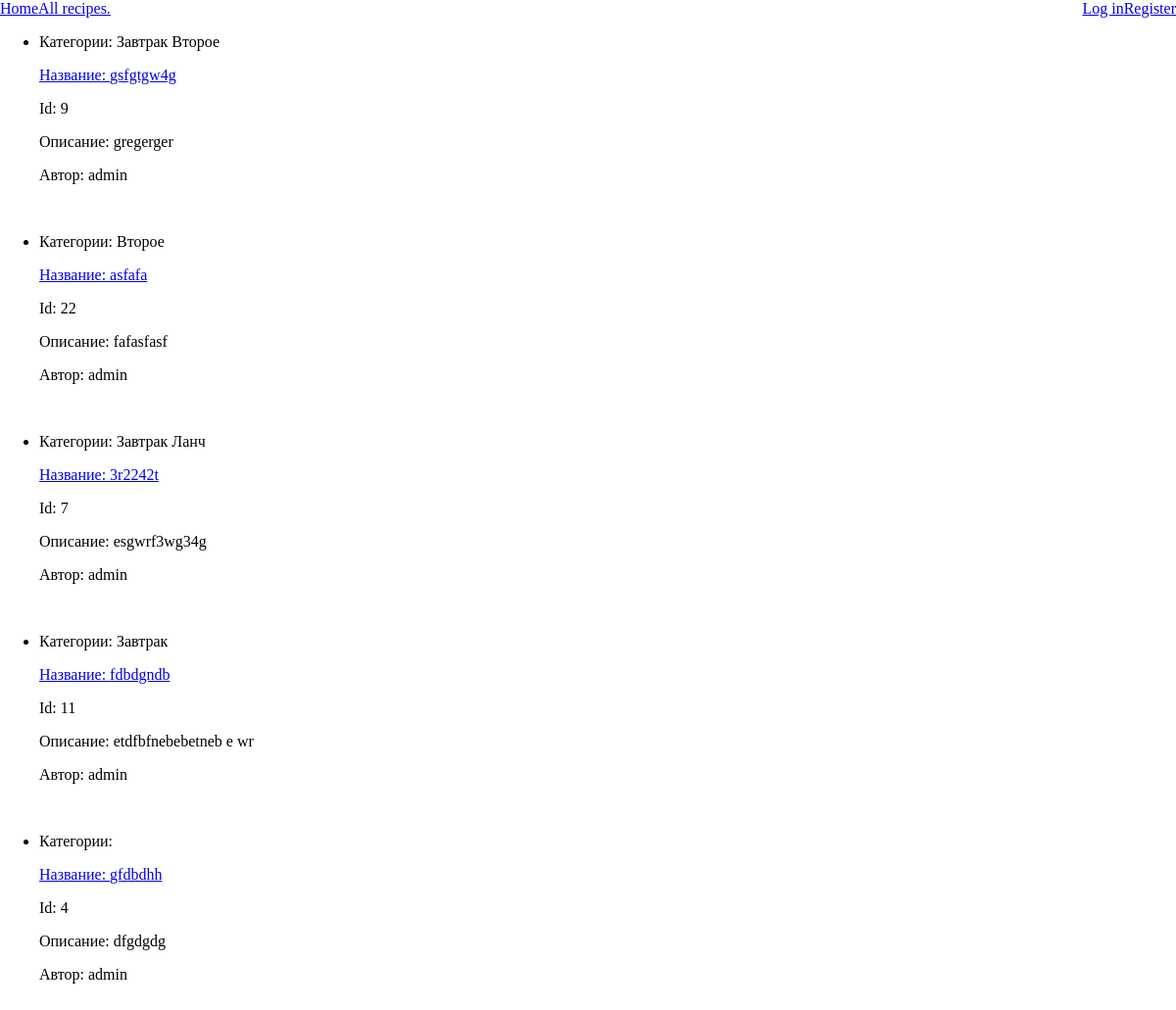
The app's page /recipes/ with its own data.
### recipes/models.py (models this page shows, shortened)
class Recipe(models.Model):
    name = CharField(max_length=40, null=False)
    description = TextField(max_length=2000, null=False, blank=True)
    cooking_steps = IntegerField(default=1)
    cooking_time = IntegerField(default=5)
    image = ImageField(null=True, blank=True)
    author = ForeignKey(User, on_delete=models.CASCADE, related_name='recipe')
    categories = ManyToManyField("Category", related_name='recipes')
    class Meta:
        ordering = ['pk']

class Category(models.Model):
    name = CharField(null=False, max_length=30)
    description = TextField(max_length=200, null=False, blank=True)

### recipes/views.py (the view)
# urls.py: path("", RecipeGeneralView.as_view(), name='index'),
class RecipeGeneralView(ListView):
    queryset = Recipe.objects.select_related('author') \
                   .prefetch_related('categories') \
                   .order_by('?')[:5]
    context_object_name = 'recipes'
    template_name = 'recipes/recipes.html'

### recipes/templates/recipes/recipes.html (shortened to what this page needs)
{% extends "./base.html" %}
{% block body %}
<div>
    {% if recipes %}
    <ul>
        {% for recipe in recipes %}
        <li>
            {% if recipe.categories %}
            <p>
                Категории:
                {% for category in recipe.categories.all %}
                {{ category.name }}
                {% endfor %}
            </p>
            {% endif %}
            <p><a href="{% url 'recipes:recipe_detail' recipe.pk %}">
                Название: {{ recipe.name }}</a></p>
            <p>Id: {{ recipe.pk }}</p>
            <p>Описание: {{ recipe.description }}</p>
            <p>Автор: {{ recipe.author }}</p>
        </li>
        <br>
        {% endfor %}
    </ul>
    {% else %}
    <span>No data here yet.</span>
    {% endif %}
</div>
{% endblock %}

### recipes/templates/recipes/base.html (style rules this page uses)
body, html { margin: 0; padding: 0; font-size: 20 px; }

### records on screen
Recipe: name "gsfgtgw4g", pk "9", description "gregerger", author "admin"
Category: name "Завтрак"
Category: name "Второе"
Recipe: name "asfafa", pk "22", description "fafasfasf", author "admin"
Recipe: name "3r2242t", pk "7", description "esgwrf3wg34g", author "admin"
Category: name "Ланч"
Recipe: name "fdbdgndb", pk "11", description "etdfbfnebebetneb e wr", author "admin"
Recipe: shows "Категории:", name "gfdbdhh", pk "4", description "dfgdgdg", author "admin"
